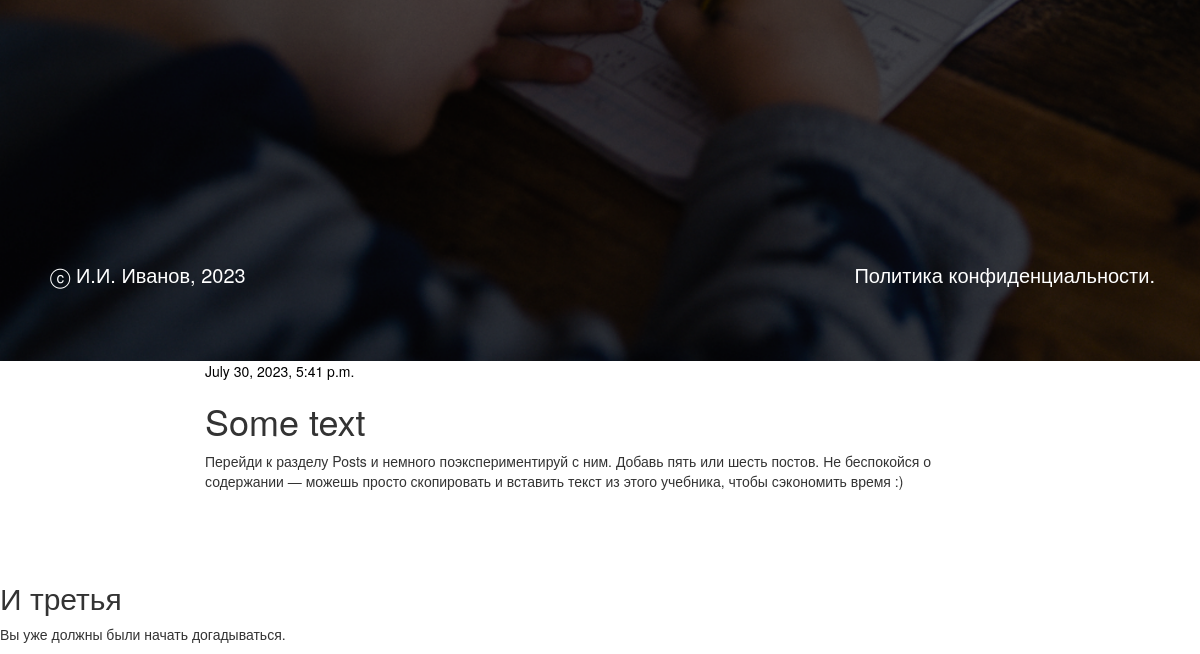
Before: /post/1/ (lower part) with the older database file.
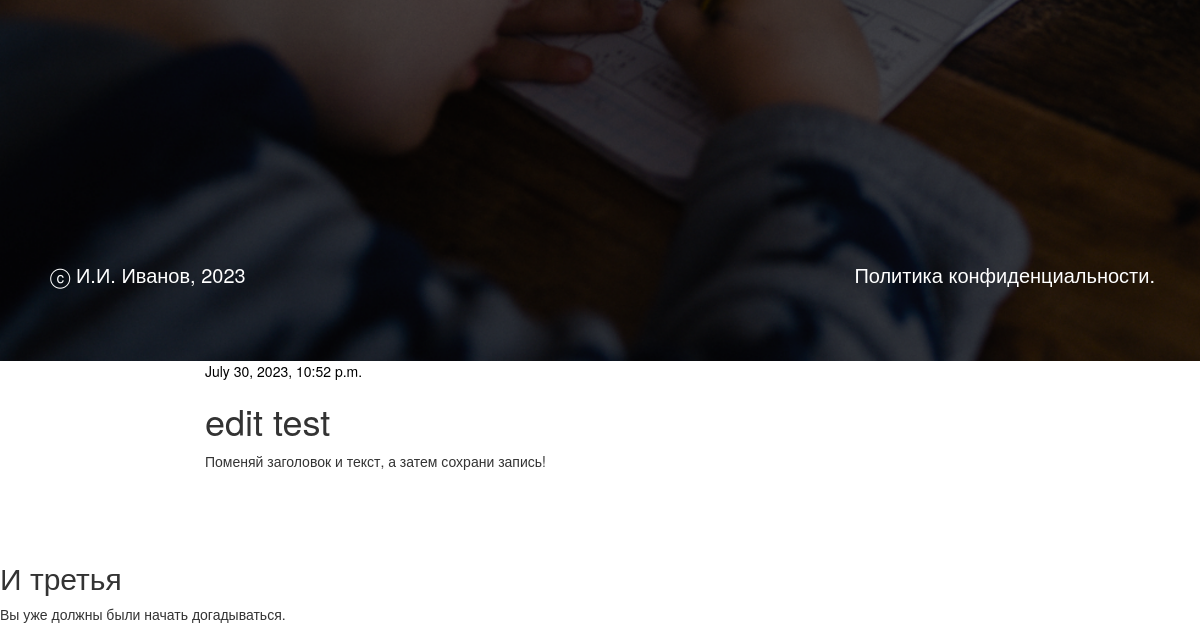
After: the same page with the newer database file.
### blog/models.py (models this page shows, shortened)
class Post(models.Model):
    author = models.ForeignKey(settings.AUTH_USER_MODEL, on_delete=models.CASCADE)
    title = models.CharField(max_length=200)
    text = models.TextField()
    created_date = models.DateTimeField(default=timezone.now)
    published_date = models.DateTimeField(blank=True, null=True)

### blog/views.py (the view)
# urls.py: path('post/<int:pk>/', views.post_detail, name='post_detail'),
def post_detail(request,pk):
    post = get_object_or_404(Post, pk=pk)
    return render(request, 'blog/post_detail.html', {'post': post})

### blog/templates/blog/post_detail.html (shortened to what this page needs)
{% extends 'blog/base.html' %}
{% block content %}
    <div class="post">
        {% if post.published_date %}
            <div class="date">
                {{ post.published_date }}
            </div>
        {% endif %}
        <h1>{{ post.title }}</h1>
        <p>{{ post.text|linebreaksbr }}</p>
    </div>
{% endblock %}

Changed rows visible on the page:
changed Post: published_date "July 30, 2023, 5:41 p.m." → "July 30, 2023, 10:52 p.m."; title "Some text" → "edit test"; text "Перейди к разделу Posts и немного поэкспериментируй с ним. Добавь пять или шесть постов. Не беспокойся о содержании — можешь просто скопировать и вставить текст из этого учебника, чтобы сэкономить время :)" → "Поменяй заголовок и текст, а затем сохрани запись!"
